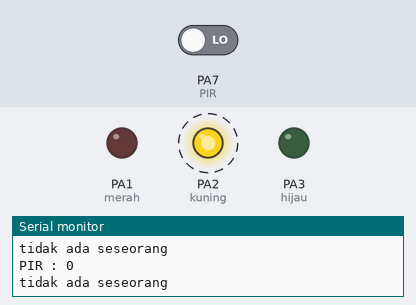
A sketch run on a simulated STM32 Blue Pill. On the bench: output pins drawn as LEDs (lit = HIGH), the last lines printed to the serial monitor. Dashed ring = blinking. The inputs (shaded band) are chosen by the test bench; at power-on: PA7 (PIR) LOW.

Above: at 3.8 s.
3.9 s: PA7 (PIR) driven HIGH
At 5.3 s:
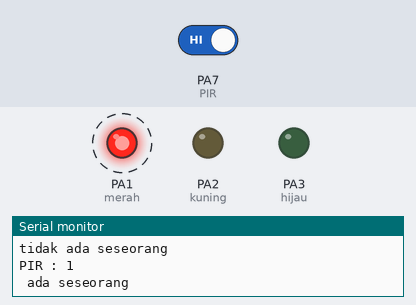
8.9 s: PA7 (PIR) driven LOW
At 10.4 s:
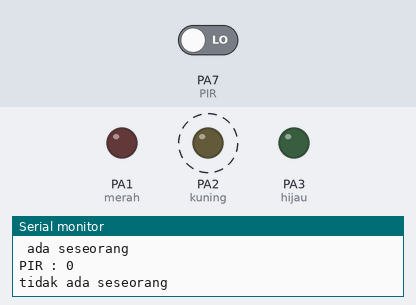
Timing chart, 0 to 19.9 s (numbered marks = the images above; inputs shaded):
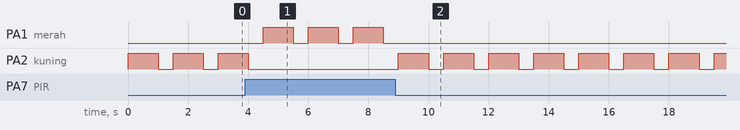

Measured:
- after the input at 3.9 s, PA1 (merah): alternates HIGH for 1.0 s and LOW for 0.50 s, starting after 0.60 s; PA2 (kuning): goes on until 4.0 s, then stays LOW
- after the input at 8.9 s, PA1 (merah): stops changing and stays LOW; PA2 (kuning): alternates HIGH for 1.0 s and LOW for 0.50 s, starting after 0.10 s
- by itself, PA2 (kuning): alternates HIGH for 1.0 s and LOW for 0.50 s

The sketch:

STM32-PIR-UTI.ino
```cpp
//inisialisasi
int merah=PA1;
int kuning=PA2;
int hijau=PA3;
int PIR=PA7;

void setup() {
  Serial.begin(9600);
  pinMode(merah,OUTPUT);
  pinMode(kuning,OUTPUT);
  pinMode(hijau,OUTPUT);
  pinMode(PIR,INPUT);

}

void loop() {
  // baca data
  int bacaPIR=digitalRead(PIR);

  //print to serial
  Serial.print("PIR : ");
  Serial.print(bacaPIR);
  Serial.println(); //untuk enter

  // logika

 if(bacaPIR==1){
    Serial.println(" ada seseorang ");
    digitalWrite(merah,HIGH);
    delay(1000);
    digitalWrite(merah,LOW);
    delay(500);

  }else if (bacaPIR==0) {
      Serial.println("tidak ada seseorang");
      digitalWrite(kuning,HIGH);
      delay(1000);
      digitalWrite(kuning,LOW);
      delay(500);
    }
  }
```
